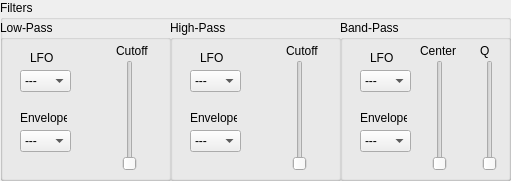
   <widget class="QGroupBox" name="filter_group_box">
    <property name="geometry">
     <rect>
      <x>420</x>
      <y>0</y>
      <width>511</width>
      <height>181</height>
     </rect>
    </property>
    <property name="title">
     <string>Filters</string>
    </property>
    <widget class="QGroupBox" name="lpf_group_box">
     <property name="geometry">
      <rect>
       <x>0</x>
       <y>20</y>
       <width>171</width>
       <height>161</height>
      </rect>
     </property>
     <property name="title">
      <string>Low-Pass</string>
     </property>
     <widget class="QComboBox" name="lpf_lfo_box">
      <property name="geometry">
       <rect>
        <x>20</x>
        <y>50</y>
        <width>51</width>
        <height>22</height>
       </rect>
      </property>
      <item>
       <property name="text">
        <string>---</string>
       </property>
      </item>
      <item>
       <property name="text">
        <string>LFO 1</string>
       </property>
      </item>
      <item>
       <property name="text">
        <string>LFO 2</string>
       </property>
      </item>
      <item>
       <property name="text">
        <string>LFO 3</string>
       </property>
      </item>
      <item>
       <property name="text">
        <string>LFO 4</string>
       </property>
      </item>
     </widget>
     <widget class="QLabel" name="label">
      <property name="geometry">
       <rect>
        <x>30</x>
        <y>30</y>
        <width>47</width>
        <height>16</height>
       </rect>
      </property>
      <property name="text">
       <string>LFO</string>
      </property>
     </widget>
     <widget class="QLabel" name="label_2">
      <property name="geometry">
       <rect>
        <x>20</x>
        <y>90</y>
        <width>47</width>
        <height>16</height>
       </rect>
      </property>
      <property name="text">
       <string>Envelope</string>
      </property>
     </widget>
     <widget class="QComboBox" name="lpf_envelope_box">
      <property name="geometry">
       <rect>
        <x>20</x>
        <y>110</y>
        <width>51</width>
        <height>22</height>
       </rect>
      </property>
      <item>
       <property name="text">
        <string>---</string>
       </property>
      </item>
      <item>
       <property name="text">
        <string>Env 1</string>
       </property>
      </item>
      <item>
       <property name="text">
        <string>Env 2</string>
       </property>
      </item>
      <item>
       <property name="text">
        <string>Env 3</string>
       </property>
      </item>
      <item>
       <property name="text">
        <string>Env 4</string>
       </property>
      </item>
     </widget>
     <widget class="QSlider" name="lpf_cutoff_slider">
      <property name="geometry">
       <rect>
        <x>120</x>
        <y>40</y>
        <width>20</width>
        <height>111</height>
       </rect>
      </property>
      <property name="maximum">
       <number>127</number>
      </property>
      <property name="orientation">
       <enum>Qt::Vertical</enum>
      </property>
     </widget>
     <widget class="QLabel" name="label_3">
      <property name="geometry">
       <rect>
        <x>116</x>
        <y>20</y>
        <width>41</width>
        <height>21</height>
       </rect>
      </property>
      <property name="text">
       <string>Cutoff</string>
      </property>
     </widget>
    </widget>
    <widget class="QGroupBox" name="hpf_group_box">
     <property name="geometry">
      <rect>
       <x>170</x>
       <y>20</y>
       <width>171</width>
       <height>161</height>
      </rect>
     </property>
     <property name="title">
      <string>High-Pass</string>
     </property>
     <widget class="QLabel" name="label_4">
      <property name="geometry">
       <rect>
        <x>30</x>
        <y>30</y>
        <width>47</width>
        <height>16</height>
       </rect>
      </property>
      <property name="text">
       <string>LFO</string>
      </property>
     </widget>
     <widget class="QComboBox" name="hpf_lfo_box">
      <property name="geometry">
       <rect>
        <x>20</x>
        <y>50</y>
        <width>51</width>
        <height>22</height>
       </rect>
      </property>
      <item>
       <property name="text">
        <string>---</string>
       </property>
      </item>
      <item>
       <property name="text">
        <string>LFO 1</string>
       </property>
      </item>
      <item>
       <property name="text">
        <string>LFO 2</string>
       </property>
      </item>
      <item>
       <property name="text">
        <string>LFO 3</string>
       </property>
      </item>
      <item>
       <property name="text">
        <string>LFO 4</string>
       </property>
      </item>
     </widget>
     <widget class="QLabel" name="label_5">
      <property name="geometry">
       <rect>
        <x>20</x>
        <y>90</y>
        <width>47</width>
        <height>16</height>
       </rect>
      </property>
      <property name="text">
       <string>Envelope</string>
      </property>
     </widget>
     <widget class="QSlider" name="hpf_cutoff_slider">
      <property name="geometry">
       <rect>
        <x>120</x>
        <y>40</y>
        <width>20</width>
        <height>111</height>
       </rect>
      </property>
      <property name="maximum">
       <number>127</number>
      </property>
      <property name="orientation">
       <enum>Qt::Vertical</enum>
      </property>
     </widget>
     <widget class="QLabel" name="label_6">
      <property name="geometry">
       <rect>
        <x>116</x>
        <y>20</y>
        <width>41</width>
        <height>21</height>
       </rect>
      </property>
      <property name="text">
       <string>Cutoff</string>
      </property>
     </widget>
     <widget class="QComboBox" name="hpf_envelope_box">
      <property name="geometry">
       <rect>
        <x>20</x>
        <y>110</y>
        <width>51</width>
        <height>22</height>
       </rect>
      </property>
      <item>
       <property name="text">
        <string>---</string>
       </property>
      </item>
      <item>
       <property name="text">
        <string>Env 1</string>
       </property>
      </item>
      <item>
       <property name="text">
        <string>Env 2</string>
       </property>
      </item>
      <item>
       <property name="text">
        <string>Env 3</string>
       </property>
      </item>
      <item>
       <property name="text">
        <string>Env 4</string>
       </property>
      </item>
     </widget>
    </widget>
    <widget class="QGroupBox" name="bpf_group_box">
     <property name="geometry">
      <rect>
       <x>340</x>
       <y>20</y>
       <width>171</width>
       <height>161</height>
      </rect>
     </property>
     <property name="title">
      <string>Band-Pass</string>
     </property>
     <widget class="QLabel" name="label_7">
      <property name="geometry">
       <rect>
        <x>30</x>
        <y>30</y>
        <width>51</width>
        <height>16</height>
       </rect>
      </property>
      <property name="text">
       <string>LFO</string>
      </property>
     </widget>
     <widget class="QComboBox" name="bpf_lfo_box">
      <property name="geometry">
       <rect>
        <x>20</x>
        <y>50</y>
        <width>51</width>
        <height>22</height>
       </rect>
      </property>
      <item>
       <property name="text">
        <string>---</string>
       </property>
      </item>
      <item>
       <property name="text">
        <string>LFO 1</string>
       </property>
      </item>
      <item>
       <property name="text">
        <string>LFO 2</string>
       </property>
      </item>
      <item>
       <property name="text">
        <string>LFO 3</string>
       </property>
      </item>
      <item>
       <property name="text">
        <string>LFO 4</string>
       </property>
      </item>
     </widget>
     <widget class="QLabel" name="label_8">
      <property name="geometry">
       <rect>
        <x>20</x>
        <y>90</y>
        <width>47</width>
        <height>16</height>
       </rect>
      </property>
      <property name="text">
       <string>Envelope</string>
      </property>
     </widget>
     <widget class="QSlider" name="bpf_q_slider">
      <property name="geometry">
       <rect>
        <x>140</x>
        <y>40</y>
        <width>20</width>
        <height>111</height>
       </rect>
      </property>
      <property name="maximum">
       <number>127</number>
      </property>
      <property name="orientation">
       <enum>Qt::Vertical</enum>
      </property>
     </widget>
     <widget class="QLabel" name="label_9">
      <property name="geometry">
       <rect>
        <x>140</x>
        <y>20</y>
        <width>21</width>
        <height>21</height>
       </rect>
      </property>
      <property name="text">
       <string>Q</string>
      </property>
     </widget>
     <widget class="QComboBox" name="bpf_envelope_box">
      <property name="geometry">
       <rect>
        <x>20</x>
        <y>110</y>
        <width>51</width>
        <height>22</height>
       </rect>
      </property>
      <item>
       <property name="text">
        <string>---</string>
       </property>
      </item>
      <item>
       <property name="text">
        <string>Env 1</string>
       </property>
      </item>
      <item>
       <property name="text">
        <string>Env 2</string>
       </property>
      </item>
      <item>
       <property name="text">
        <string>Env 3</string>
       </property>
      </item>
      <item>
       <property name="text">
        <string>Env 4</string>
       </property>
      </item>
     </widget>
     <widget class="QSlider" name="bpf_center_slider">
      <property name="geometry">
       <rect>
        <x>90</x>
        <y>40</y>
        <width>20</width>
        <height>111</height>
       </rect>
      </property>
      <property name="maximum">
       <number>127</number>
      </property>
      <property name="orientation">
       <enum>Qt::Vertical</enum>
      </property>
     </widget>
     <widget class="QLabel" name="label_10">
      <property name="geometry">
       <rect>
        <x>80</x>
        <y>20</y>
        <width>41</width>
        <height>21</height>
       </rect>
      </property>
      <property name="text">
       <string>Center</string>
      </property>
     </widget>
    </widget>
   </widget>
